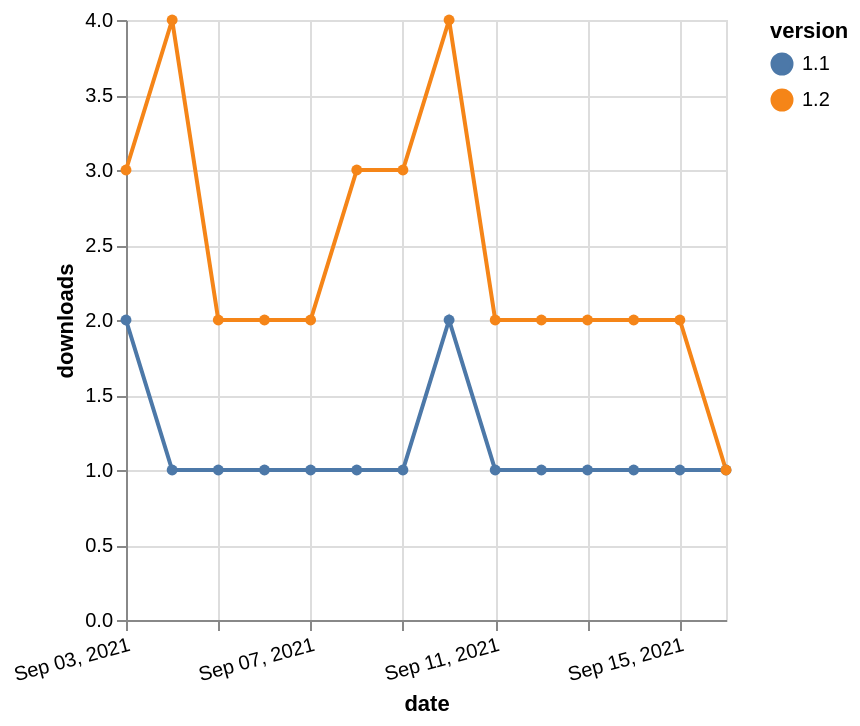

Express this chart as Vega-Lite.
### Vega-Lite specification from a JSON file in a GitHub repository (floating-point values rounded to 4 significant figures)
{"$schema": "https://vega.github.io/schema/vega-lite/v5.json", "description": "A simple bar chart with embedded data.", "data": {"values": [{"date": "2021-09-03", "total": 117, "delta": 2, "version": "1.1"}, {"date": "2021-09-04", "total": 118, "delta": 1, "version": "1.1"}, {"date": "2021-09-05", "total": 119, "delta": 1, "version": "1.1"}, {"date": "2021-09-06", "total": 120, "delta": 1, "version": "1.1"}, {"date": "2021-09-07", "total": 121, "delta": 1, "version": "1.1"}, {"date": "2021-09-08", "total": 122, "delta": 1, "version": "1.1"}, {"date": "2021-09-09", "total": 123, "delta": 1, "version": "1.1"}, {"date": "2021-09-10", "total": 125, "delta": 2, "version": "1.1"}, {"date": "2021-09-11", "total": 126, "delta": 1, "version": "1.1"}, {"date": "2021-09-12", "total": 127, "delta": 1, "version": "1.1"}, {"date": "2021-09-13", "total": 128, "delta": 1, "version": "1.1"}, {"date": "2021-09-14", "total": 129, "delta": 1, "version": "1.1"}, {"date": "2021-09-15", "total": 130, "delta": 1, "version": "1.1"}, {"date": "2021-09-16", "total": 131, "delta": 1, "version": "1.1"}, {"date": "2021-09-03", "total": 202, "delta": 3, "version": "1.2"}, {"date": "2021-09-04", "total": 206, "delta": 4, "version": "1.2"}, {"date": "2021-09-05", "total": 208, "delta": 2, "version": "1.2"}, {"date": "2021-09-06", "total": 210, "delta": 2, "version": "1.2"}, {"date": "2021-09-07", "total": 212, "delta": 2, "version": "1.2"}, {"date": "2021-09-08", "total": 215, "delta": 3, "version": "1.2"}, {"date": "2021-09-09", "total": 218, "delta": 3, "version": "1.2"}, {"date": "2021-09-10", "total": 222, "delta": 4, "version": "1.2"}, {"date": "2021-09-11", "total": 224, "delta": 2, "version": "1.2"}, {"date": "2021-09-12", "total": 226, "delta": 2, "version": "1.2"}, {"date": "2021-09-13", "total": 228, "delta": 2, "version": "1.2"}, {"date": "2021-09-14", "total": 230, "delta": 2, "version": "1.2"}, {"date": "2021-09-15", "total": 232, "delta": 2, "version": "1.2"}, {"date": "2021-09-16", "total": 233, "delta": 1, "version": "1.2"}]}, "width": "container", "mark": {"type": "line", "point": {"filled": true}}, "encoding": {"x": {"field": "date", "type": "temporal", "timeUnit": "yearmonthdate", "title": "date", "axis": {"labelAngle": -15}}, "y": {"field": "delta", "type": "quantitative", "title": "downloads"}, "color": {"field": "version", "type": "nominal"}, "tooltip": {"field": "delta"}}}
